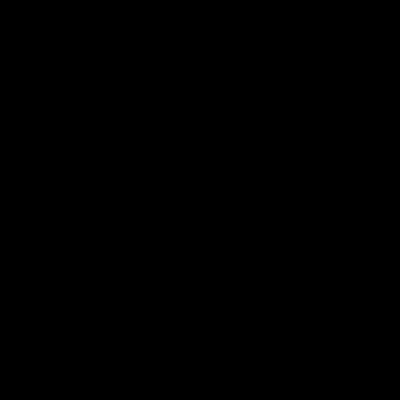
Frame 1 (no input)
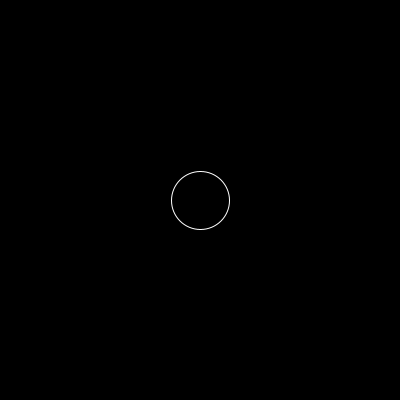
Frame 60 (the mouse pressed at the canvas centre just before this capture)
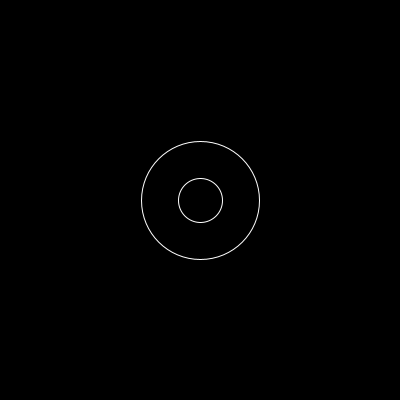
Frame 120 (the mouse held since frame 60 and released just before this capture)

The Processing sketch that drew these frames (run headless with seeded random() and noise(); from frame 60 on, the mouse is pressed at the canvas centre):

// Processing sketch: processing_108862
// ── processing_108862.pde

ArrayList rings;
float howMany= 10;
float x, y;
float sz = 0;
boolean kill = false;
int j = 0;

void setup() {
  smooth();
  size(400, 400);
  background(0);
  noFill();
  stroke(255);

  rings = new ArrayList();
  x = width/2;
  y = height/2;
}

void draw() {
  background(0);
  for (int i = 0; i < rings.size() ; i ++) {
    Pulse ring = (Pulse) rings.get(i);
    ring.display();
    if (kill) {
      rings.remove(j);
      kill = false; 
    }
  }

  if (frameCount == 1) {
    rings.add(new Pulse(x, y, sz));
  }
  if (frameCount % 75 == 0) {
    rings.add(new Pulse(x, y, sz));
  }
}

void mouseClicked() {
  //setup();
  //rings.add(new Pulse(x, y, sz));
}

class Pulse {
  float x, y;
  float sz, store_sz;
  float theta=0;

  Pulse(float _x, float _y, float _sz) {
    x = _x;
    y = _y;
    sz = _sz;
    store_sz = _sz;
  }

  void display() {

    translate(x, y);
    ellipse(0, 0, sz, sz);
    resetMatrix();
    sz +=1;

    if (sz>sqrt(sq(width)+sq(width))) {
      kill = true;
    }
  }
}
